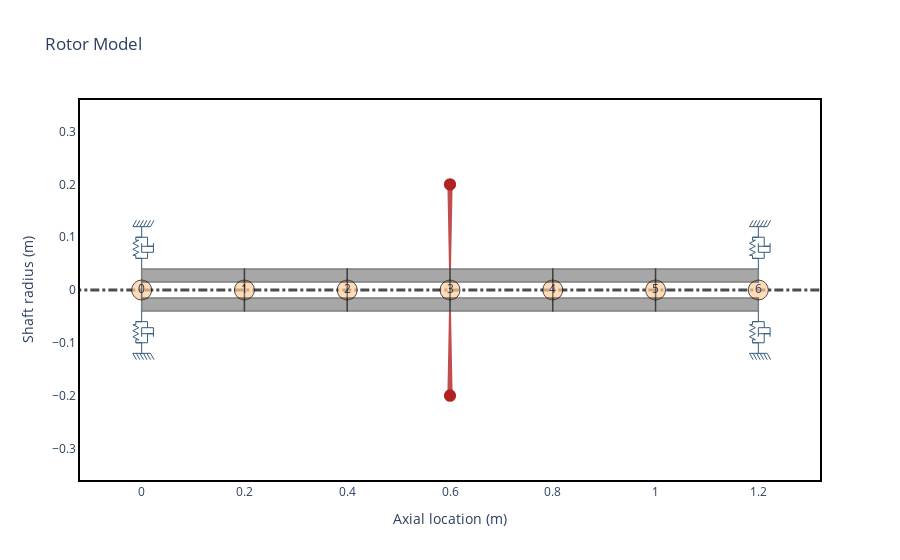

Notebook cell for this chart:
### Code cell
N = 6
shaft = [rs.ShaftElement(L=L, idl=idl, odl=odl, material=steel) for i in range(N)]
bearings = [
    rs.BearingElement(n=0, kxx=1e20, cxx=0),
    rs.BearingElement(n=len(shaft), kxx=1e20, cxx=0),
]
disks = [
    rs.DiskElement.from_geometry(n=3, material=steel, width=0.08, o_d=0.4, i_d=0.08)
]

rotor1 = rs.Rotor(shaft_elements=shaft, disk_elements=disks, bearing_elements=bearings)
rotor1.plot_rotor()

### Figure 1 — Plotly figure (JSON) as saved in the notebook; plotly's stock layout.template omitted (floating-point values rounded to 4 significant figures)
{"data": [{"hoverinfo": "none", "line": {"color": "black", "dash": "dashdot", "width": 3.0}, "mode": "lines", "opacity": 0.7, "showlegend": false, "type": "scatter", "x": [-0.24, 1.44], "y": [0, 0]}, {"hoverinfo": "none", "marker": {"color": "#ffcc99", "line": {"color": "black", "width": 1.0}, "opacity": 0.7, "size": 20}, "mode": "markers+text", "showlegend": false, "text": ["0", "1", "2", "3", "4", "5", "6"], "type": "scatter", "x": [0.0, 0.2, 0.4, 0.6, 0.8, 1.0, 1.2], "y": [0.0, 0.0, 0.0, 0.0, 0.0, 0.0, 0.0]}, {"customdata": [[0, 0.08, 0.03, 0.08, 0.03, 0.2, "steel"], [0, 0.08, 0.03, 0.08, 0.03, 0.2, "steel"], [0, 0.08, 0.03, 0.08, 0.03, 0.2, "steel"], [0, 0.08, 0.03, 0.08, 0.03, 0.2, "steel"], [0, 0.08, 0.03, 0.08, 0.03, 0.2, "steel"], [0, 0.08, 0.03, 0.08, 0.03, 0.2, "steel"], [0, 0.08, 0.03, 0.08, 0.03, 0.2, "steel"], [0, 0.08, 0.03, 0.08, 0.03, 0.2, "steel"], [0, 0.08, 0.03, 0.08, 0.03, 0.2, "steel"], [0, 0.08, 0.03, 0.08, 0.03, 0.2, "steel"]], "fill": "toself", "fillcolor": "#525252", "hoverinfo": "text", "hoverlabel": {"bgcolor": "#525252"}, "hoveron": "points+fills", "hovertemplate": "Element Number: 0<br>Left Outer Diameter: 0.08 m<br>Left Inner Diameter: 0.03 m<br>Right Outer Diameter: 0.08 m<br>Right Inner Diameter: 0.03 m<br>Element Length: 0.2 m<br>Material: steel<br>", "legendgroup": "Shaft", "line": {"color": "black", "width": 1.5}, "mode": "lines", "name": "ShaftElement 0", "opacity": 0.5, "showlegend": false, "text": "Element Number: 0<br>Left Outer Diameter: 0.08 m<br>Left Inner Diameter: 0.03 m<br>Right Outer Diameter: 0.08 m<br>Right Inner Diameter: 0.03 m<br>Element Length: 0.2 m<br>Material: steel<br>", "type": "scatter", "x": [0.0, 0.0, 0.2, 0.2, 0.0, 0.0, 0.0, 0.2, 0.2, 0.0], "y": [0.015, 0.04, 0.04, 0.015, 0.015, -0.015, -0.04, -0.04, -0.015, -0.015]}, {"customdata": [[1, 0.08, 0.03, 0.08, 0.03, 0.2, "steel"], [1, 0.08, 0.03, 0.08, 0.03, 0.2, "steel"], [1, 0.08, 0.03, 0.08, 0.03, 0.2, "steel"], [1, 0.08, 0.03, 0.08, 0.03, 0.2, "steel"], [1, 0.08, 0.03, 0.08, 0.03, 0.2, "steel"], [1, 0.08, 0.03, 0.08, 0.03, 0.2, "steel"], [1, 0.08, 0.03, 0.08, 0.03, 0.2, "steel"], [1, 0.08, 0.03, 0.08, 0.03, 0.2, "steel"], [1, 0.08, 0.03, 0.08, 0.03, 0.2, "steel"], [1, 0.08, 0.03, 0.08, 0.03, 0.2, "steel"]], "fill": "toself", "fillcolor": "#525252", "hoverinfo": "text", "hoverlabel": {"bgcolor": "#525252"}, "hoveron": "points+fills", "hovertemplate": "Element Number: 1<br>Left Outer Diameter: 0.08 m<br>Left Inner Diameter: 0.03 m<br>Right Outer Diameter: 0.08 m<br>Right Inner Diameter: 0.03 m<br>Element Length: 0.2 m<br>Material: steel<br>", "legendgroup": "Shaft", "line": {"color": "black", "width": 1.5}, "mode": "lines", "name": "ShaftElement 1", "opacity": 0.5, "showlegend": false, "text": "Element Number: 1<br>Left Outer Diameter: 0.08 m<br>Left Inner Diameter: 0.03 m<br>Right Outer Diameter: 0.08 m<br>Right Inner Diameter: 0.03 m<br>Element Length: 0.2 m<br>Material: steel<br>", "type": "scatter", "x": [0.2, 0.2, 0.4, 0.4, 0.2, 0.2, 0.2, 0.4, 0.4, 0.2], "y": [0.015, 0.04, 0.04, 0.015, 0.015, -0.015, -0.04, -0.04, -0.015, -0.015]}, {"customdata": [[2, 0.08, 0.03, 0.08, 0.03, 0.2, "steel"], [2, 0.08, 0.03, 0.08, 0.03, 0.2, "steel"], [2, 0.08, 0.03, 0.08, 0.03, 0.2, "steel"], [2, 0.08, 0.03, 0.08, 0.03, 0.2, "steel"], [2, 0.08, 0.03, 0.08, 0.03, 0.2, "steel"], [2, 0.08, 0.03, 0.08, 0.03, 0.2, "steel"], [2, 0.08, 0.03, 0.08, 0.03, 0.2, "steel"], [2, 0.08, 0.03, 0.08, 0.03, 0.2, "steel"], [2, 0.08, 0.03, 0.08, 0.03, 0.2, "steel"], [2, 0.08, 0.03, 0.08, 0.03, 0.2, "steel"]], "fill": "toself", "fillcolor": "#525252", "hoverinfo": "text", "hoverlabel": {"bgcolor": "#525252"}, "hoveron": "points+fills", "hovertemplate": "Element Number: 2<br>Left Outer Diameter: 0.08 m<br>Left Inner Diameter: 0.03 m<br>Right Outer Diameter: 0.08 m<br>Right Inner Diameter: 0.03 m<br>Element Length: 0.2 m<br>Material: steel<br>", "legendgroup": "Shaft", "line": {"color": "black", "width": 1.5}, "mode": "lines", "name": "ShaftElement 2", "opacity": 0.5, "showlegend": false, "text": "Element Number: 2<br>Left Outer Diameter: 0.08 m<br>Left Inner Diameter: 0.03 m<br>Right Outer Diameter: 0.08 m<br>Right Inner Diameter: 0.03 m<br>Element Length: 0.2 m<br>Material: steel<br>", "type": "scatter", "x": [0.4, 0.4, 0.6, 0.6, 0.4, 0.4, 0.4, 0.6, 0.6, 0.4], "y": [0.015, 0.04, 0.04, 0.015, 0.015, -0.015, -0.04, -0.04, -0.015, -0.015]}, {"customdata": [[3, 0.08, 0.03, 0.08, 0.03, 0.2, "steel"], [3, 0.08, 0.03, 0.08, 0.03, 0.2, "steel"], [3, 0.08, 0.03, 0.08, 0.03, 0.2, "steel"], [3, 0.08, 0.03, 0.08, 0.03, 0.2, "steel"], [3, 0.08, 0.03, 0.08, 0.03, 0.2, "steel"], [3, 0.08, 0.03, 0.08, 0.03, 0.2, "steel"], [3, 0.08, 0.03, 0.08, 0.03, 0.2, "steel"], [3, 0.08, 0.03, 0.08, 0.03, 0.2, "steel"], [3, 0.08, 0.03, 0.08, 0.03, 0.2, "steel"], [3, 0.08, 0.03, 0.08, 0.03, 0.2, "steel"]], "fill": "toself", "fillcolor": "#525252", "hoverinfo": "text", "hoverlabel": {"bgcolor": "#525252"}, "hoveron": "points+fills", "hovertemplate": "Element Number: 3<br>Left Outer Diameter: 0.08 m<br>Left Inner Diameter: 0.03 m<br>Right Outer Diameter: 0.08 m<br>Right Inner Diameter: 0.03 m<br>Element Length: 0.2 m<br>Material: steel<br>", "legendgroup": "Shaft", "line": {"color": "black", "width": 1.5}, "mode": "lines", "name": "ShaftElement 3", "opacity": 0.5, "showlegend": false, "text": "Element Number: 3<br>Left Outer Diameter: 0.08 m<br>Left Inner Diameter: 0.03 m<br>Right Outer Diameter: 0.08 m<br>Right Inner Diameter: 0.03 m<br>Element Length: 0.2 m<br>Material: steel<br>", "type": "scatter", "x": [0.6, 0.6, 0.8, 0.8, 0.6, 0.6, 0.6, 0.8, 0.8, 0.6], "y": [0.015, 0.04, 0.04, 0.015, 0.015, -0.015, -0.04, -0.04, -0.015, -0.015]}, {"customdata": [[4, 0.08, 0.03, 0.08, 0.03, 0.2, "steel"], [4, 0.08, 0.03, 0.08, 0.03, 0.2, "steel"], [4, 0.08, 0.03, 0.08, 0.03, 0.2, "steel"], [4, 0.08, 0.03, 0.08, 0.03, 0.2, "steel"], [4, 0.08, 0.03, 0.08, 0.03, 0.2, "steel"], [4, 0.08, 0.03, 0.08, 0.03, 0.2, "steel"], [4, 0.08, 0.03, 0.08, 0.03, 0.2, "steel"], [4, 0.08, 0.03, 0.08, 0.03, 0.2, "steel"], [4, 0.08, 0.03, 0.08, 0.03, 0.2, "steel"], [4, 0.08, 0.03, 0.08, 0.03, 0.2, "steel"]], "fill": "toself", "fillcolor": "#525252", "hoverinfo": "text", "hoverlabel": {"bgcolor": "#525252"}, "hoveron": "points+fills", "hovertemplate": "Element Number: 4<br>Left Outer Diameter: 0.08 m<br>Left Inner Diameter: 0.03 m<br>Right Outer Diameter: 0.08 m<br>Right Inner Diameter: 0.03 m<br>Element Length: 0.2 m<br>Material: steel<br>", "legendgroup": "Shaft", "line": {"color": "black", "width": 1.5}, "mode": "lines", "name": "ShaftElement 4", "opacity": 0.5, "showlegend": false, "text": "Element Number: 4<br>Left Outer Diameter: 0.08 m<br>Left Inner Diameter: 0.03 m<br>Right Outer Diameter: 0.08 m<br>Right Inner Diameter: 0.03 m<br>Element Length: 0.2 m<br>Material: steel<br>", "type": "scatter", "x": [0.8, 0.8, 1.0, 1.0, 0.8, 0.8, 0.8, 1.0, 1.0, 0.8], "y": [0.015, 0.04, 0.04, 0.015, 0.015, -0.015, -0.04, -0.04, -0.015, -0.015]}, {"customdata": [[5, 0.08, 0.03, 0.08, 0.03, 0.2, "steel"], [5, 0.08, 0.03, 0.08, 0.03, 0.2, "steel"], [5, 0.08, 0.03, 0.08, 0.03, 0.2, "steel"], [5, 0.08, 0.03, 0.08, 0.03, 0.2, "steel"], [5, 0.08, 0.03, 0.08, 0.03, 0.2, "steel"], [5, 0.08, 0.03, 0.08, 0.03, 0.2, "steel"], [5, 0.08, 0.03, 0.08, 0.03, 0.2, "steel"], [5, 0.08, 0.03, 0.08, 0.03, 0.2, "steel"], [5, 0.08, 0.03, 0.08, 0.03, 0.2, "steel"], [5, 0.08, 0.03, 0.08, 0.03, 0.2, "steel"]], "fill": "toself", "fillcolor": "#525252", "hoverinfo": "text", "hoverlabel": {"bgcolor": "#525252"}, "hoveron": "points+fills", "hovertemplate": "Element Number: 5<br>Left Outer Diameter: 0.08 m<br>Left Inner Diameter: 0.03 m<br>Right Outer Diameter: 0.08 m<br>Right Inner Diameter: 0.03 m<br>Element Length: 0.2 m<br>Material: steel<br>", "legendgroup": "Shaft", "line": {"color": "black", "width": 1.5}, "mode": "lines", "name": "ShaftElement 5", "opacity": 0.5, "showlegend": false, "text": "Element Number: 5<br>Left Outer Diameter: 0.08 m<br>Left Inner Diameter: 0.03 m<br>Right Outer Diameter: 0.08 m<br>Right Inner Diameter: 0.03 m<br>Element Length: 0.2 m<br>Material: steel<br>", "type": "scatter", "x": [1.0, 1.0, 1.2, 1.2, 1.0, 1.0, 1.0, 1.2, 1.2, 1.0], "y": [0.015, 0.04, 0.04, 0.015, 0.015, -0.015, -0.04, -0.04, -0.015, -0.015]}, {"customdata": [[3, 1.566, 0.823, 75.28], [3, 1.566, 0.823, 75.28], [3, 1.566, 0.823, 75.28], [3, 1.566, 0.823, 75.28], [3, 1.566, 0.823, 75.28], [3, 1.566, 0.823, 75.28], [3, 1.566, 0.823, 75.28], [3, 1.566, 0.823, 75.28], [3, 1.566, 0.823, 75.28]], "fill": "toself", "fillcolor": "Firebrick", "hoverinfo": "text", "hoverlabel": {"bgcolor": "Firebrick"}, "hoveron": "points+fills", "hovertemplate": "Disk Node: 3<br>Polar Inertia: 1.566e+00<br>Diametral Inertia: 8.230e-01<br>Disk mass: 75.278<br>", "legendgroup": "disks", "line": {"color": "Firebrick", "width": 2.0}, "mode": "lines", "name": "Disk 0", "opacity": 0.8, "showlegend": false, "text": "Disk Node: 3<br>Polar Inertia: 1.566e+00<br>Diametral Inertia: 8.230e-01<br>Disk mass: 75.278<br>", "type": "scatter", "x": [0.6, 0.6032, 0.5968, 0.6, null, 0.6, 0.6032, 0.5968, 0.6], "y": [0.04, 0.2, 0.2, 0.04, null, -0.04, -0.2, -0.2, -0.04]}, {"hoverinfo": "none", "legendgroup": "bearings", "line": {"color": "#355d7a", "width": 1}, "mode": "lines", "name": "Bearing 0", "showlegend": false, "type": "scatter", "x": [0.0, 0.0, -0.01143, 0.01143], "y": [0.04, 0.06, 0.06, 0.06]}, {"hoverinfo": "none", "legendgroup": "bearings", "line": {"color": "#355d7a", "width": 1}, "mode": "lines", "name": "Bearing 0", "showlegend": false, "type": "scatter", "x": [0.0, 0.0, -0.01143, 0.01143], "y": [-0.04, -0.06, -0.06, -0.06]}, {"hoverinfo": "none", "legendgroup": "bearings", "line": {"color": "#355d7a", "width": 1}, "mode": "lines", "name": "Bearing 0", "showlegend": false, "type": "scatter", "x": [0.0, 0.0, -0.01143, 0.01143], "y": [0.12, 0.1, 0.1, 0.1]}, {"hoverinfo": "none", "legendgroup": "bearings", "line": {"color": "#355d7a", "width": 1}, "mode": "lines", "name": "Bearing 0", "showlegend": false, "type": "scatter", "x": [0.0, 0.0, -0.01143, 0.01143], "y": [-0.12, -0.1, -0.1, -0.1]}, {"hoverinfo": "none", "legendgroup": "bearings", "line": {"color": "#355d7a", "width": 1}, "mode": "lines", "name": "Bearing 0", "showlegend": false, "type": "scatter", "x": [-0.01714, 0.01714], "y": [0.12, 0.12]}, {"hoverinfo": "none", "legendgroup": "bearings", "line": {"color": "#355d7a", "width": 1}, "mode": "lines", "name": "Bearing 0", "showlegend": false, "type": "scatter", "x": [-0.01714, 0.01714], "y": [-0.12, -0.12]}, {"hoverinfo": "none", "legendgroup": "bearings", "line": {"color": "#355d7a", "width": 1}, "mode": "lines", "name": "Bearing 0", "showlegend": false, "type": "scatter", "x": [-0.01714, -0.01029], "y": [0.12, 0.132]}, {"hoverinfo": "none", "legendgroup": "bearings", "line": {"color": "#355d7a", "width": 1}, "mode": "lines", "name": "Bearing 0", "showlegend": false, "type": "scatter", "x": [-0.01714, -0.01029], "y": [-0.12, -0.132]}, {"hoverinfo": "none", "legendgroup": "bearings", "line": {"color": "#355d7a", "width": 1}, "mode": "lines", "name": "Bearing 0", "showlegend": false, "type": "scatter", "x": [-0.01029, -0.003429], "y": [0.12, 0.132]}, {"hoverinfo": "none", "legendgroup": "bearings", "line": {"color": "#355d7a", "width": 1}, "mode": "lines", "name": "Bearing 0", "showlegend": false, "type": "scatter", "x": [-0.01029, -0.003429], "y": [-0.12, -0.132]}, {"hoverinfo": "none", "legendgroup": "bearings", "line": {"color": "#355d7a", "width": 1}, "mode": "lines", "name": "Bearing 0", "showlegend": false, "type": "scatter", "x": [-0.003429, 0.003429], "y": [0.12, 0.132]}, {"hoverinfo": "none", "legendgroup": "bearings", "line": {"color": "#355d7a", "width": 1}, "mode": "lines", "name": "Bearing 0", "showlegend": false, "type": "scatter", "x": [-0.003429, 0.003429], "y": [-0.12, -0.132]}, {"hoverinfo": "none", "legendgroup": "bearings", "line": {"color": "#355d7a", "width": 1}, "mode": "lines", "name": "Bearing 0", "showlegend": false, "type": "scatter", "x": [0.003429, 0.01029], "y": [0.12, 0.132]}, {"hoverinfo": "none", "legendgroup": "bearings", "line": {"color": "#355d7a", "width": 1}, "mode": "lines", "name": "Bearing 0", "showlegend": false, "type": "scatter", "x": [0.003429, 0.01029], "y": [-0.12, -0.132]}, {"hoverinfo": "none", "legendgroup": "bearings", "line": {"color": "#355d7a", "width": 1}, "mode": "lines", "name": "Bearing 0", "showlegend": false, "type": "scatter", "x": [0.01029, 0.01714], "y": [0.12, 0.132]}, {"hoverinfo": "none", "legendgroup": "bearings", "line": {"color": "#355d7a", "width": 1}, "mode": "lines", "name": "Bearing 0", "showlegend": false, "type": "scatter", "x": [0.01029, 0.01714], "y": [-0.12, -0.132]}, {"hoverinfo": "none", "legendgroup": "bearings", "line": {"color": "#355d7a", "width": 1}, "mode": "lines", "name": "Bearing 0", "showlegend": false, "type": "scatter", "x": [0.01714, 0.024], "y": [0.12, 0.132]}, {"hoverinfo": "none", "legendgroup": "bearings", "line": {"color": "#355d7a", "width": 1}, "mode": "lines", "name": "Bearing 0", "showlegend": false, "type": "scatter", "x": [0.01714, 0.024], "y": [-0.12, -0.132]}, {"hoverinfo": "none", "legendgroup": "bearings", "line": {"color": "#355d7a", "width": 1}, "mode": "lines", "name": "Bearing 0", "showlegend": false, "type": "scatter", "x": [-0.01143, -0.01143, -0.01714, -0.005714, -0.01714, -0.005714, -0.01714, -0.005714, -0.01143, -0.01143], "y": [0.06, 0.06571, 0.06571, 0.07143, 0.07714, 0.08286, 0.08857, 0.09429, 0.09429, 0.1]}, {"hoverinfo": "none", "legendgroup": "bearings", "line": {"color": "#355d7a", "width": 1}, "mode": "lines", "name": "Bearing 0", "showlegend": false, "type": "scatter", "x": [-0.01143, -0.01143, -0.01714, -0.005714, -0.01714, -0.005714, -0.01714, -0.005714, -0.01143, -0.01143], "y": [-0.06, -0.06571, -0.06571, -0.07143, -0.07714, -0.08286, -0.08857, -0.09429, -0.09429, -0.1]}, {"hoverinfo": "none", "legendgroup": "bearings", "line": {"color": "#355d7a", "width": 1}, "mode": "lines", "name": "Bearing 0", "showlegend": false, "type": "scatter", "x": [0.01143, 0.01143], "y": [0.06, 0.07143]}, {"hoverinfo": "none", "legendgroup": "bearings", "line": {"color": "#355d7a", "width": 1}, "mode": "lines", "name": "Bearing 0", "showlegend": false, "type": "scatter", "x": [0.01143, 0.01143], "y": [-0.06, -0.07143]}, {"hoverinfo": "none", "legendgroup": "bearings", "line": {"color": "#355d7a", "width": 1}, "mode": "lines", "name": "Bearing 0", "showlegend": false, "type": "scatter", "x": [0.0, 0.0, 0.02286, 0.02286], "y": [0.08857, 0.07143, 0.07143, 0.08857]}, {"hoverinfo": "none", "legendgroup": "bearings", "line": {"color": "#355d7a", "width": 1}, "mode": "lines", "name": "Bearing 0", "showlegend": false, "type": "scatter", "x": [0.0, 0.0, 0.02286, 0.02286], "y": [-0.08857, -0.07143, -0.07143, -0.08857]}, {"hoverinfo": "none", "legendgroup": "bearings", "line": {"color": "#355d7a", "width": 1}, "mode": "lines", "name": "Bearing 0", "showlegend": false, "type": "scatter", "x": [0.0, 0.02286, 0.01143, 0.01143], "y": [0.08286, 0.08286, 0.08286, 0.1]}, {"hoverinfo": "none", "legendgroup": "bearings", "line": {"color": "#355d7a", "width": 1}, "mode": "lines", "name": "Bearing 0", "showlegend": false, "type": "scatter", "x": [0.0, 0.02286, 0.01143, 0.01143], "y": [-0.08286, -0.08286, -0.08286, -0.1]}, {"hoverinfo": "none", "legendgroup": "bearings", "line": {"color": "#355d7a", "width": 1}, "mode": "lines", "name": "Bearing 1", "showlegend": false, "type": "scatter", "x": [1.2, 1.2, 1.189, 1.211], "y": [0.04, 0.06, 0.06, 0.06]}, {"hoverinfo": "none", "legendgroup": "bearings", "line": {"color": "#355d7a", "width": 1}, "mode": "lines", "name": "Bearing 1", "showlegend": false, "type": "scatter", "x": [1.2, 1.2, 1.189, 1.211], "y": [-0.04, -0.06, -0.06, -0.06]}, {"hoverinfo": "none", "legendgroup": "bearings", "line": {"color": "#355d7a", "width": 1}, "mode": "lines", "name": "Bearing 1", "showlegend": false, "type": "scatter", "x": [1.2, 1.2, 1.189, 1.211], "y": [0.12, 0.1, 0.1, 0.1]}, {"hoverinfo": "none", "legendgroup": "bearings", "line": {"color": "#355d7a", "width": 1}, "mode": "lines", "name": "Bearing 1", "showlegend": false, "type": "scatter", "x": [1.2, 1.2, 1.189, 1.211], "y": [-0.12, -0.1, -0.1, -0.1]}, {"hoverinfo": "none", "legendgroup": "bearings", "line": {"color": "#355d7a", "width": 1}, "mode": "lines", "name": "Bearing 1", "showlegend": false, "type": "scatter", "x": [1.183, 1.217], "y": [0.12, 0.12]}, {"hoverinfo": "none", "legendgroup": "bearings", "line": {"color": "#355d7a", "width": 1}, "mode": "lines", "name": "Bearing 1", "showlegend": false, "type": "scatter", "x": [1.183, 1.217], "y": [-0.12, -0.12]}, {"hoverinfo": "none", "legendgroup": "bearings", "line": {"color": "#355d7a", "width": 1}, "mode": "lines", "name": "Bearing 1", "showlegend": false, "type": "scatter", "x": [1.183, 1.19], "y": [0.12, 0.132]}, {"hoverinfo": "none", "legendgroup": "bearings", "line": {"color": "#355d7a", "width": 1}, "mode": "lines", "name": "Bearing 1", "showlegend": false, "type": "scatter", "x": [1.183, 1.19], "y": [-0.12, -0.132]}, {"hoverinfo": "none", "legendgroup": "bearings", "line": {"color": "#355d7a", "width": 1}, "mode": "lines", "name": "Bearing 1", "showlegend": false, "type": "scatter", "x": [1.19, 1.197], "y": [0.12, 0.132]}, {"hoverinfo": "none", "legendgroup": "bearings", "line": {"color": "#355d7a", "width": 1}, "mode": "lines", "name": "Bearing 1", "showlegend": false, "type": "scatter", "x": [1.19, 1.197], "y": [-0.12, -0.132]}, {"hoverinfo": "none", "legendgroup": "bearings", "line": {"color": "#355d7a", "width": 1}, "mode": "lines", "name": "Bearing 1", "showlegend": false, "type": "scatter", "x": [1.197, 1.203], "y": [0.12, 0.132]}, {"hoverinfo": "none", "legendgroup": "bearings", "line": {"color": "#355d7a", "width": 1}, "mode": "lines", "name": "Bearing 1", "showlegend": false, "type": "scatter", "x": [1.197, 1.203], "y": [-0.12, -0.132]}, {"hoverinfo": "none", "legendgroup": "bearings", "line": {"color": "#355d7a", "width": 1}, "mode": "lines", "name": "Bearing 1", "showlegend": false, "type": "scatter", "x": [1.203, 1.21], "y": [0.12, 0.132]}, {"hoverinfo": "none", "legendgroup": "bearings", "line": {"color": "#355d7a", "width": 1}, "mode": "lines", "name": "Bearing 1", "showlegend": false, "type": "scatter", "x": [1.203, 1.21], "y": [-0.12, -0.132]}, {"hoverinfo": "none", "legendgroup": "bearings", "line": {"color": "#355d7a", "width": 1}, "mode": "lines", "name": "Bearing 1", "showlegend": false, "type": "scatter", "x": [1.21, 1.217], "y": [0.12, 0.132]}, {"hoverinfo": "none", "legendgroup": "bearings", "line": {"color": "#355d7a", "width": 1}, "mode": "lines", "name": "Bearing 1", "showlegend": false, "type": "scatter", "x": [1.21, 1.217], "y": [-0.12, -0.132]}, {"hoverinfo": "none", "legendgroup": "bearings", "line": {"color": "#355d7a", "width": 1}, "mode": "lines", "name": "Bearing 1", "showlegend": false, "type": "scatter", "x": [1.217, 1.224], "y": [0.12, 0.132]}, {"hoverinfo": "none", "legendgroup": "bearings", "line": {"color": "#355d7a", "width": 1}, "mode": "lines", "name": "Bearing 1", "showlegend": false, "type": "scatter", "x": [1.217, 1.224], "y": [-0.12, -0.132]}, {"hoverinfo": "none", "legendgroup": "bearings", "line": {"color": "#355d7a", "width": 1}, "mode": "lines", "name": "Bearing 1", "showlegend": false, "type": "scatter", "x": [1.189, 1.189, 1.183, 1.194, 1.183, 1.194, 1.183, 1.194, 1.189, 1.189], "y": [0.06, 0.06571, 0.06571, 0.07143, 0.07714, 0.08286, 0.08857, 0.09429, 0.09429, 0.1]}, {"hoverinfo": "none", "legendgroup": "bearings", "line": {"color": "#355d7a", "width": 1}, "mode": "lines", "name": "Bearing 1", "showlegend": false, "type": "scatter", "x": [1.189, 1.189, 1.183, 1.194, 1.183, 1.194, 1.183, 1.194, 1.189, 1.189], "y": [-0.06, -0.06571, -0.06571, -0.07143, -0.07714, -0.08286, -0.08857, -0.09429, -0.09429, -0.1]}, {"hoverinfo": "none", "legendgroup": "bearings", "line": {"color": "#355d7a", "width": 1}, "mode": "lines", "name": "Bearing 1", "showlegend": false, "type": "scatter", "x": [1.211, 1.211], "y": [0.06, 0.07143]}, {"hoverinfo": "none", "legendgroup": "bearings", "line": {"color": "#355d7a", "width": 1}, "mode": "lines", "name": "Bearing 1", "showlegend": false, "type": "scatter", "x": [1.211, 1.211], "y": [-0.06, -0.07143]}, {"hoverinfo": "none", "legendgroup": "bearings", "line": {"color": "#355d7a", "width": 1}, "mode": "lines", "name": "Bearing 1", "showlegend": false, "type": "scatter", "x": [1.2, 1.2, 1.223, 1.223], "y": [0.08857, 0.07143, 0.07143, 0.08857]}, {"hoverinfo": "none", "legendgroup": "bearings", "line": {"color": "#355d7a", "width": 1}, "mode": "lines", "name": "Bearing 1", "showlegend": false, "type": "scatter", "x": [1.2, 1.2, 1.223, 1.223], "y": [-0.08857, -0.07143, -0.07143, -0.08857]}, {"hoverinfo": "none", "legendgroup": "bearings", "line": {"color": "#355d7a", "width": 1}, "mode": "lines", "name": "Bearing 1", "showlegend": false, "type": "scatter", "x": [1.2, 1.223, 1.211, 1.211], "y": [0.08286, 0.08286, 0.08286, 0.1]}, {"hoverinfo": "none", "legendgroup": "bearings", "line": {"color": "#355d7a", "width": 1}, "mode": "lines", "name": "Bearing 1", "showlegend": false, "type": "scatter", "x": [1.2, 1.223, 1.211, 1.211], "y": [-0.08286, -0.08286, -0.08286, -0.1]}], "layout": {"shapes": [{"fillcolor": "Firebrick", "line": {"color": "Firebrick"}, "type": "circle", "x0": 0.59, "x1": 0.61, "xref": "x", "y0": 0.19, "y1": 0.21, "yref": "y"}, {"fillcolor": "Firebrick", "line": {"color": "Firebrick"}, "type": "circle", "x0": 0.59, "x1": 0.61, "xref": "x", "y0": -0.21, "y1": -0.19, "yref": "y"}], "title": {"text": "Rotor Model"}, "xaxis": {"mirror": true, "range": [-0.12, 1.32], "showgrid": false, "title": {"text": "Axial location (m)"}}, "yaxis": {"mirror": true, "range": [-0.36, 0.36], "showgrid": false, "title": {"text": "Shaft radius (m)"}}}}
